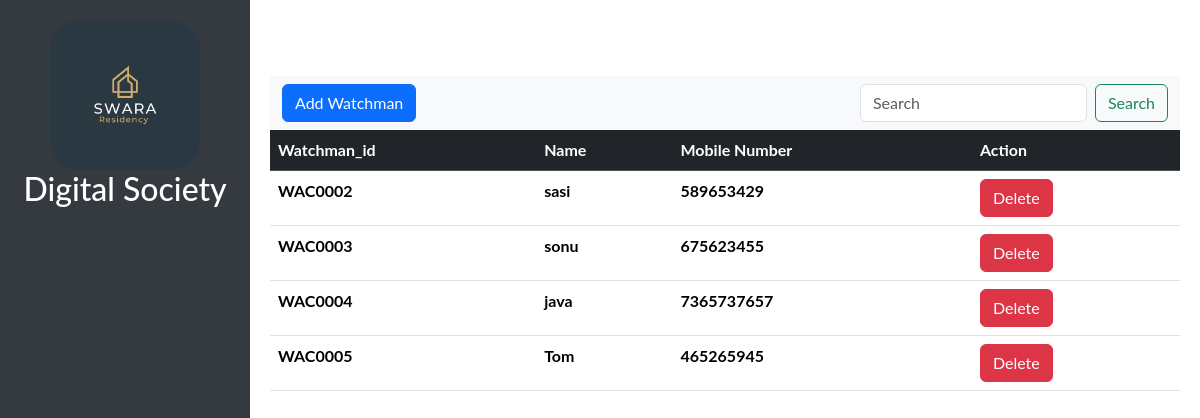
Page /watchmanview/ on the earlier database version.
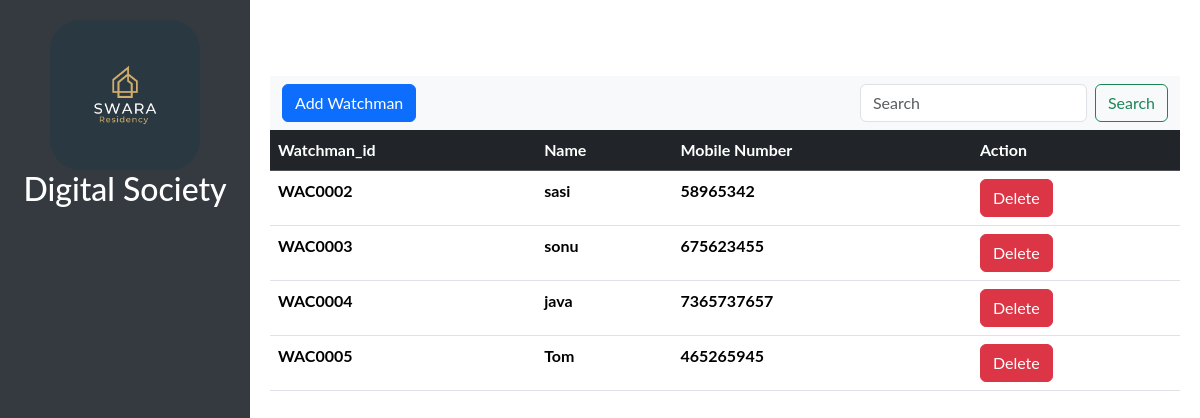
Same page on the later database version.
### myapp/models.py (models this page shows, shortened)
class SocietyWatchmen(Basemodel):
    PREFIX = "WAC"
    Watchmen_id = models.CharField(primary_key=True, blank=True,max_length=225)
    role = models.ForeignKey(Role, on_delete=models.CASCADE)
    name = models.CharField(max_length=225)
    number = models.CharField(max_length=225, blank=False, null=False, unique=True)
    password = models.CharField(blank=True, max_length=255)

### myapp/views.py (the view)
# urls.py: path('watchmanview/',views.watchman_view,name="watchman_view"),
def watchman_view(request):
    watchman_data = SocietyWatchmen.objects.all()
    if request.method=="POST":
        form_watchman = watchman_form(request.POST)
        if form_watchman.is_valid():
            form_watchman.save()
            return redirect("watchman_view")
    else:
        form_watchman = watchman_form()
    if request.GET.get('search'):
        watchman_data=SocietyWatchmen.objects.filter(name__icontains=request.GET.get('search'))
    context ={
        'watchman_data':watchman_data,
        'form_watchman':form_watchman,
        'wacthman_search':watchman_data
    }
    return render(request,'myapp/watchman.html',context)

### myapp/forms.py
class watchman_form(forms.ModelForm):
    class Meta:
        model  = SocietyWatchmen
        fields =  '__all__'

### myapp/models.py (called while the page is built)
    def __str__(self):
        return self.name

### myapp/templates/myapp/watchman.html (shortened to what this page needs)
{% extends "myapp/base.html" %}
    {% block content %}
    <div class="main-content">
        <nav class="navbar bg-body-tertiary">
            <div class="container-fluid">
        <button type="button" class="btn btn-primary" data-bs-toggle="modal" data-bs-target="#addmember">
          Add Watchman
        </button>
              <form class="d-flex" role="search">
                <input class="form-control me-2" type="search" name='search' placeholder="Search" aria-label="Search">
                <button class="btn btn-outline-success" type="submit">Search</button>
              </form>
            </div>
          </nav>
          <table class="table">
            <thead class='table-dark'>
              <tr>
                <th scope="col">Watchman_id</th>
                <th scope="col">Name</th>
                <th scope="col">Mobile Number</th>
                <th scope="col">Action</th>
              </tr>
            </thead>
            <tbody>
                {% for i in watchman_data %}
              <tr>
                <th>{{i.Watchmen_id}}</th>
                <th>{{i.name}}</th>
                <th>{{i.number}}</th>
                <td>
        <button type="button" class="btn btn-danger" data-bs-toggle="modal" data-bs-target="#deletedata">
          Delete
        </button>
              </td>
              </tr>
              {% endfor %}
            </tbody>
          </table>
    </div>
    {% endblock %}

Differences in the rows shown:
changed SocietyWatchmen "WAC0002": number "589653429" → "58965342"
